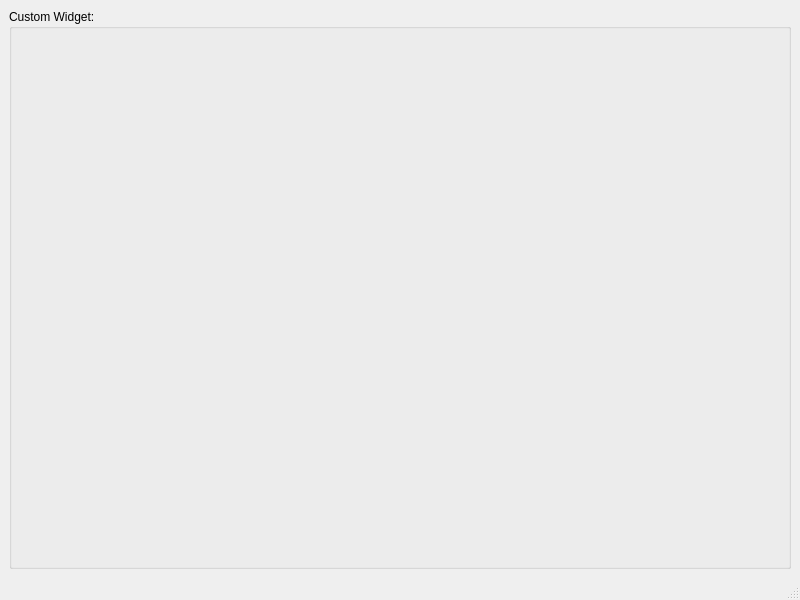
<?xml version="1.0" encoding="UTF-8"?>
<ui version="4.0">
 <class>MainWindow</class>
 <widget class="QMainWindow" name="MainWindow">
  <property name="geometry">
   <rect>
    <x>0</x>
    <y>0</y>
    <width>800</width>
    <height>600</height>
   </rect>
  </property>
  <property name="windowTitle">
   <string>MainWindow</string>
  </property>
  <widget class="QWidget" name="centralwidget">
   <layout class="QVBoxLayout" name="verticalLayout">
    <property name="sizeConstraint">
     <enum>QLayout::SetDefaultConstraint</enum>
    </property>
    <item>
     <widget class="QGroupBox" name="groupBox">
      <property name="sizePolicy">
       <sizepolicy hsizetype="Preferred" vsizetype="Preferred">
        <horstretch>0</horstretch>
        <verstretch>0</verstretch>
       </sizepolicy>
      </property>
      <property name="maximumSize">
       <size>
        <width>16777215</width>
        <height>16777215</height>
       </size>
      </property>
      <property name="title">
       <string>Custom Widget:</string>
      </property>
     </widget>
    </item>
   </layout>
  </widget>
  <widget class="QMenuBar" name="menubar">
   <property name="geometry">
    <rect>
     <x>0</x>
     <y>0</y>
     <width>800</width>
     <height>17</height>
    </rect>
   </property>
  </widget>
  <widget class="QStatusBar" name="statusbar"/>
 </widget>
 <resources/>
 <connections/>
</ui>
